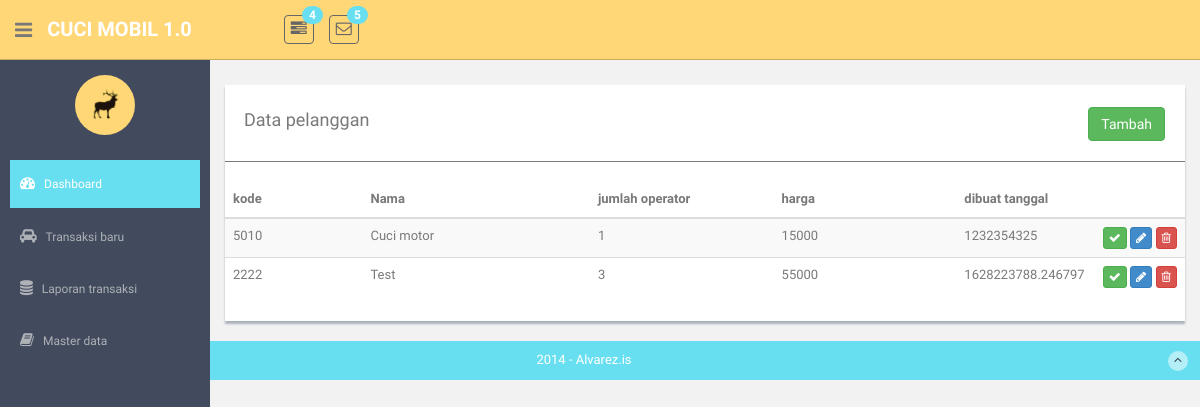
Page /services on the earlier database version.
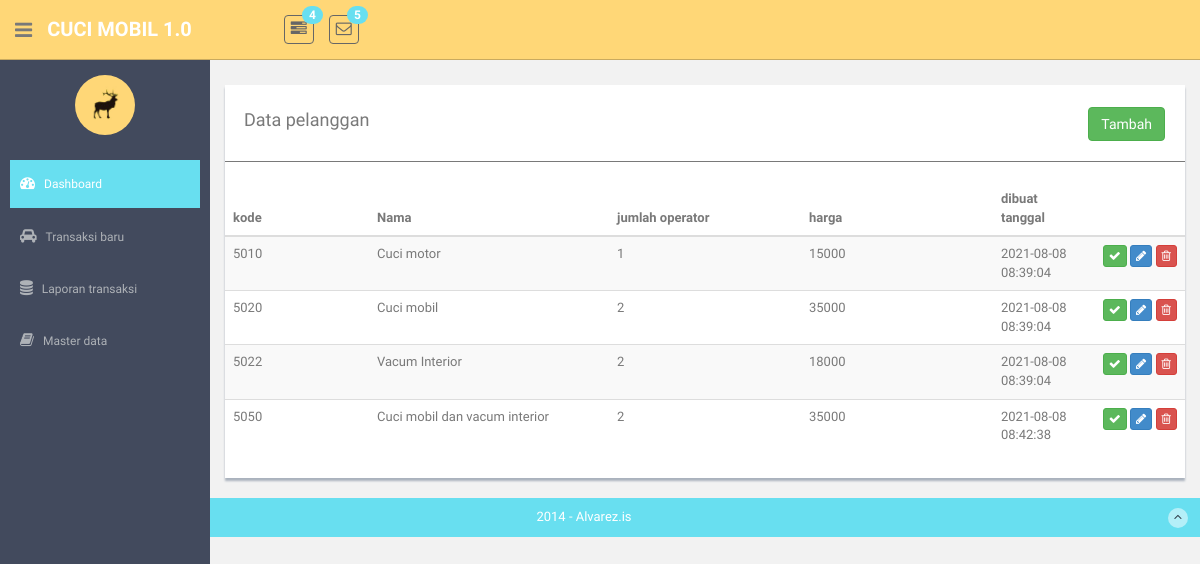
Same page on the later database version.
### model/Services.py (models this page shows)
class Servs(Model):
    id = IntegerField(primary_key=True)
    code = CharField()
    name = CharField()
    price = IntegerField()
    many_operators = IntegerField()
    created_on = CharField()
    class Meta:
        database = db
        db_table = 'services'

### routes_services.py (the view)
@app.route("/services", methods=["GET"])
def services():
    services = ServicesController.list_services()
    print(services)
    return render_template('references/services/services-list.html', services=services)

### controller/ServicesController.py (called while the page is built)
    @staticmethod
    def list_services():
        return Servs.select()

### templates/references/services/services-list.html (shortened to what this page needs)
{% extends "layout.html" %}
{% block content %}
<div class="row mt">
      <div class="col-md-12">
          <div class="content-panel">
              <table class="table table-striped table-advance table-hover">
                <div >
                    <div style="float:left;"><h4>&nbsp; Data pelanggan</h4></div>
                    <div class="pull-right" style="padding-top:7px;padding-right:20px;">
                        <button class="btn btn-success " onclick="javscript:openModal(0)">Tambah</button>
                    </div>
                </div>
                <hr/>
                  <thead>
                  <tr>
                      <th width="15%"> kode</th>
                      <th width="25%"> Nama</th>
                      <th width="20%"> jumlah operator</th>
                      <th width="20%"> harga</th>
                      <th width="10%"> dibuat tanggal</th>
                      <th width="20%"></th>
                  </tr>
                  </thead>
                  <tbody>
                  {% for item in services %}
                  <tr>
                      <td>{{ item.code }} </td>
                      <td>{{ item.name }} </td>
                      <td>{{ item.many_operators }} </td>
                      <td>{{ item.price }} </td>
                      <td>{{ item.created_on }} </td>
                      <td align="right">
                          <button class="btn btn-success btn-xs"><i class="fa fa-check"></i></button>
                          <button class="btn btn-primary btn-xs"  onclick="javscript:openModal({{ item.id }})"><i class="fa fa-pencil"></i></button>
                          <button class="btn btn-danger btn-xs" onclick="javscript:deleteRecord({{ item.id }})"><i class="fa fa-trash-o "></i></button>
                      </td>
                  </tr>
                 {% endfor %}
                  </tbody>
              </table>
          </div>
      </div>
  </div>
{% endblock %}

Differences in the rows shown:
removed Servs: code "2222", name "Test", many_operators "3", price "55000", created_on "1628223788.246797"
changed Servs "Cuci motor": created_on "1232354325" → "2021-08-08 08:39:04"
added Servs: code "5020", name "Cuci mobil", many_operators "2", price "35000", created_on "2021-08-08 08:39:04"
added Servs: code "5022", name "Vacum Interior", many_operators "2", price "18000", created_on "2021-08-08 08:39:04"
added Servs: code "5050", name "Cuci mobil dan vacum interior", many_operators "2", price "35000", created_on "2021-08-08 08:42:38"
